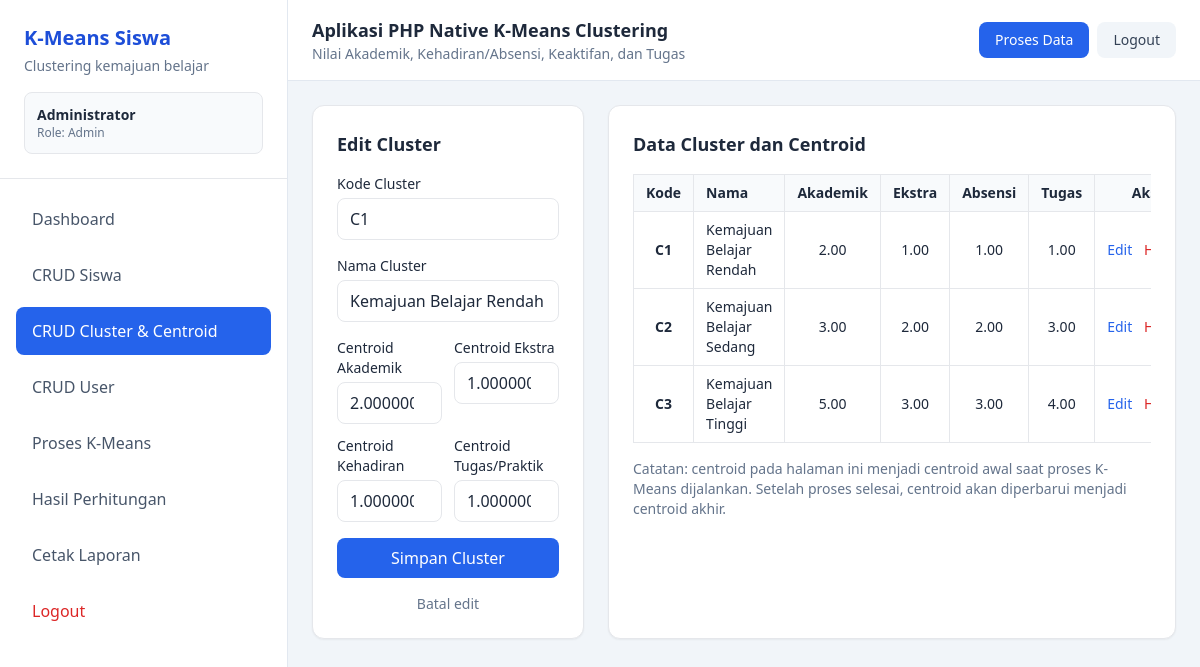
Screenshot of /index.php?page=clusters&edit=1 (signed in) with the database file from the repository.
### tables this page shows
CREATE TABLE clusters (
    id INT AUTO_INCREMENT PRIMARY KEY,
    kode VARCHAR(10) NOT NULL UNIQUE,
    nama VARCHAR(100) NOT NULL,
    centroid_akademik DECIMAL(12,6) NOT NULL,
    centroid_ekstrakurikuler DECIMAL(12,6) NOT NULL,
    centroid_absensi DECIMAL(12,6) NOT NULL,
    centroid_tugas DECIMAL(12,6) NOT NULL,
    created_at TIMESTAMP DEFAULT CURRENT_TIMESTAMP,
    updated_at TIMESTAMP DEFAULT CURRENT_TIMESTAMP ON UPDATE CURRENT_TIMESTAMP
);

### index.php (called while the page is built, shortened)
<?php
$page = $_GET['page'] ?? (is_logged_in() ? 'dashboard' : 'login');
require_once __DIR__ . '/includes/header.php';
require_once __DIR__ . "/pages/{$page}.php";
require_once __DIR__ . '/includes/footer.php';

### includes/functions.php (called while the page is built, shortened)
<?php
function e($value) {
    return htmlspecialchars((string)$value, ENT_QUOTES, 'UTF-8');
}
function format_number($value, $decimal = 3) {
    return number_format((float)$value, $decimal, '.', '');
}

### pages/clusters.php (the view, shortened to what this page needs)
<?php
$edit = null;
if (isset($_GET['edit'])) {
    $stmt = $pdo->prepare("SELECT * FROM clusters WHERE id = ?");
    $stmt->execute([$_GET['edit']]);
    $edit = $stmt->fetch();
}
$clusters = $pdo->query("SELECT * FROM clusters ORDER BY kode ASC")->fetchAll();
?>
<div class="grid grid-cols-1 lg:grid-cols-3 gap-6">
    <div class="bg-white border rounded-xl shadow-sm p-6">
        <h3 class="font-bold text-lg mb-4"><?= $edit ? 'Edit Cluster' : 'Tambah Cluster' ?></h3>
        <form method="post" action="actions/save_cluster.php" class="space-y-4">
            <div>
                <label class="block text-sm font-medium mb-1">Kode Cluster</label>
                <input type="text" name="kode" placeholder="C1" required value="<?= e($edit['kode'] ?? '') ?>" class="w-full border rounded-lg px-3 py-2">
            </div>
            <div>
                <label class="block text-sm font-medium mb-1">Nama Cluster</label>
                <input type="text" name="nama" placeholder="Penurunan Tinggi" required value="<?= e($edit['nama'] ?? '') ?>" class="w-full border rounded-lg px-3 py-2">
            </div>
            <div class="grid grid-cols-2 gap-3">
                <div>
                    <label class="block text-sm font-medium mb-1">Centroid Akademik</label>
                    <input type="number" step="0.01" name="centroid_akademik" required value="<?= e($edit['centroid_akademik'] ?? '') ?>" class="w-full border rounded-lg px-3 py-2">
                </div>
                <div>
                    <label class="block text-sm font-medium mb-1">Centroid Ekstra</label>
                    <input type="number" step="0.01" name="centroid_ekstrakurikuler" required value="<?= e($edit['centroid_ekstrakurikuler'] ?? '') ?>" class="w-full border rounded-lg px-3 py-2">
                </div>
                <div>
                    <label class="block text-sm font-medium mb-1">Centroid Kehadiran</label>
                    <input type="number" step="0.01" name="centroid_absensi" required value="<?= e($edit['centroid_absensi'] ?? '') ?>" class="w-full border rounded-lg px-3 py-2">
                </div>
                <div>
                    <label class="block text-sm font-medium mb-1">Centroid Tugas/Praktik</label>
                    <input type="number" step="0.01" name="centroid_tugas" required value="<?= e($edit['centroid_tugas'] ?? '') ?>" class="w-full border rounded-lg px-3 py-2">
                </div>
            </div>
            <button class="w-full bg-blue-600 text-white rounded-lg py-2 hover:bg-blue-700">Simpan Cluster</button>
            <?php if ($edit): ?>
                <a href="index.php?page=clusters" class="block text-center text-sm text-slate-500">Batal edit</a>
            <?php endif; ?>
        </form>
    </div>
    <div class="lg:col-span-2 bg-white border rounded-xl shadow-sm p-6">
        <h3 class="font-bold text-lg mb-4">Data Cluster dan Centroid</h3>
        <div class="overflow-x-auto">
            <table class="w-full text-sm border">
                <thead class="bg-slate-50">
                    <tr>
                        <th class="border px-3 py-2">Kode</th>
                        <th class="border px-3 py-2 text-left">Nama</th>
                        <th class="border px-3 py-2">Akademik</th>
                        <th class="border px-3 py-2">Ekstra</th>
                        <th class="border px-3 py-2">Absensi</th>
                        <th class="border px-3 py-2">Tugas</th>
                        <th class="border px-3 py-2">Aksi</th>
                    </tr>
                </thead>
                <tbody>
                <?php foreach ($clusters as $row): ?>
                    <tr class="hover:bg-slate-50">
                        <td class="border px-3 py-2 text-center font-bold"><?= e($row['kode']) ?></td>
                        <td class="border px-3 py-2"><?= e($row['nama']) ?></td>
                        <td class="border px-3 py-2 text-center"><?= format_number($row['centroid_akademik'], 2) ?></td>
                        <td class="border px-3 py-2 text-center"><?= format_number($row['centroid_ekstrakurikuler'], 2) ?></td>
                        <td class="border px-3 py-2 text-center"><?= format_number($row['centroid_absensi'], 2) ?></td>
                        <td class="border px-3 py-2 text-center"><?= format_number($row['centroid_tugas'], 2) ?></td>
                        <td class="border px-3 py-2 text-center whitespace-nowrap">
                            <a href="index.php?page=clusters&edit=<?= e($row['id']) ?>" class="text-blue-600 hover:underline">Edit</a>
                            <a href="actions/delete_cluster.php?id=<?= e($row['id']) ?>" onclick="return confirm('Hapus cluster ini?')" class="text-red-600 hover:underline ml-2">Hapus</a>
                        </td>
                    </tr>
                <?php endforeach; ?>
                </tbody>
            </table>
        </div>
        <p class="text-sm text-slate-500 mt-4">Catatan: centroid pada halaman ini menjadi centroid awal saat proses K-Means dijalankan. Setelah proses selesai, centroid akan diperbarui menjadi centroid akhir.</p>
    </div>
</div>

### rows the page displays
clusters: kode "C1", nama "Kemajuan Belajar Rendah", centroid_akademik "2.000000", centroid_ekstrakurikuler "1.000000", centroid_absensi "1.000000", centroid_tugas "1.000000", centroid_akademik "2.00", centroid_ekstrakurikuler "1.00", format_number($row['centroid_absensi'], 2) "1.00", format_number($row['centroid_tugas'], 2) "1.00"
clusters: kode "C2", nama "Kemajuan Belajar Sedang", centroid_akademik "3.00", centroid_ekstrakurikuler "2.00", format_number($row['centroid_absensi'], 2) "2.00", centroid_tugas "3.00"
clusters: kode "C3", nama "Kemajuan Belajar Tinggi", centroid_akademik "5.00", centroid_ekstrakurikuler "3.00", format_number($row['centroid_absensi'], 2) "3.00", centroid_tugas "4.00"

### other values shown
$user['nama'] "Administrator"
$user['role'] "Admin"
